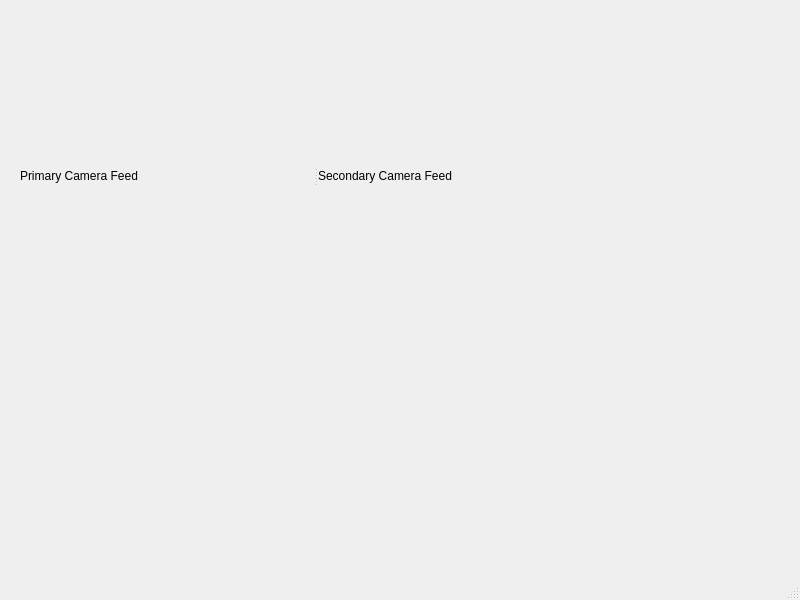
<?xml version="1.0" encoding="UTF-8"?>
<ui version="4.0">
 <class>MainWindow</class>
 <widget class="QMainWindow" name="MainWindow">
  <property name="geometry">
   <rect>
    <x>0</x>
    <y>0</y>
    <width>800</width>
    <height>600</height>
   </rect>
  </property>
  <property name="windowTitle">
   <string>MainWindow</string>
  </property>
  <widget class="QWidget" name="centralwidget">
   <widget class="QSplitter" name="splitter">
    <property name="geometry">
     <rect>
      <x>20</x>
      <y>60</y>
      <width>631</width>
      <height>231</height>
     </rect>
    </property>
    <property name="orientation">
     <enum>Qt::Orientation::Horizontal</enum>
    </property>
    <widget class="QLabel" name="camera1">
     <property name="text">
      <string>Primary Camera Feed</string>
     </property>
    </widget>
    <widget class="QLabel" name="camera2">
     <property name="text">
      <string>Secondary Camera Feed</string>
     </property>
    </widget>
   </widget>
  </widget>
  <widget class="QMenuBar" name="menubar">
   <property name="geometry">
    <rect>
     <x>0</x>
     <y>0</y>
     <width>800</width>
     <height>24</height>
    </rect>
   </property>
  </widget>
  <widget class="QStatusBar" name="statusbar"/>
 </widget>
 <resources/>
 <connections/>
</ui>
